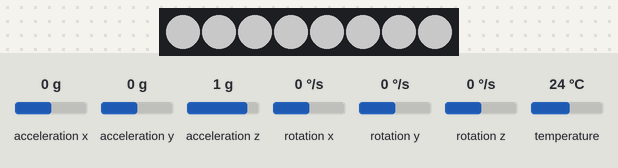
A sketch run on a simulated Arduino Uno, built with avr-gcc and run on an emulated ATmega328P. Parts: 8 RGB LEDs in strip order, left to right. The test bench sets the inputs (shaded band); at power-on: temperature 24 °C, acceleration x 0 g, acceleration y 0 g, acceleration z 1 g, rotation x 0 °/s, rotation y 0 °/s, rotation z 0 °/s. Dim RGB values are drawn brighter than linear; the strip is taken to match the declared colour order.

Above: at 1.2 s.
1.3 s: temperature set to 12 °C
At 1.9 s:
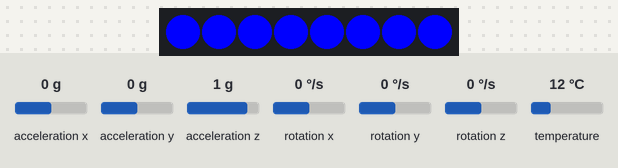
2.8 s: temperature set to 19 °C
At 4.0 s:
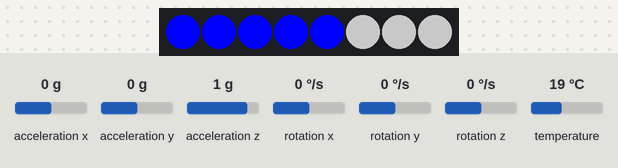
4.3 s: temperature set to 23.5 °C
At 5.4 s:
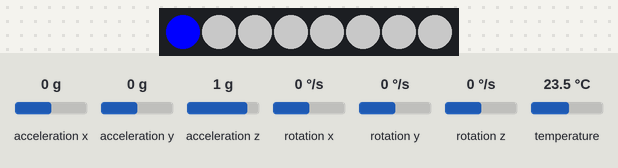
5.8 s: temperature set to 24.8 °C
At 6.5 s:
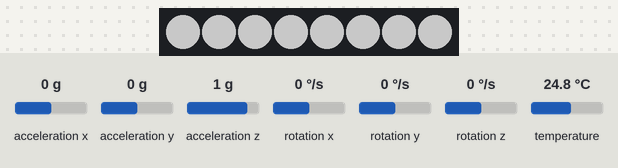
7.3 s: temperature set to 28 °C
At 7.6 s:
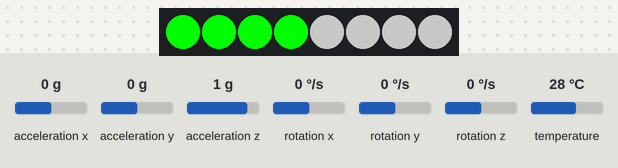
8.8 s: temperature set to 33 °C
At 10.0 s:
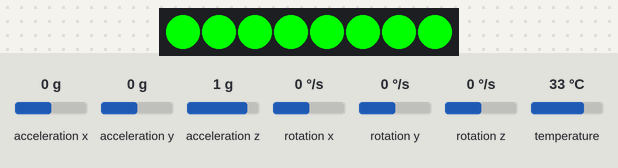
Timing chart, 0 to 11.3 s (numbered marks = the images above; inputs shaded):
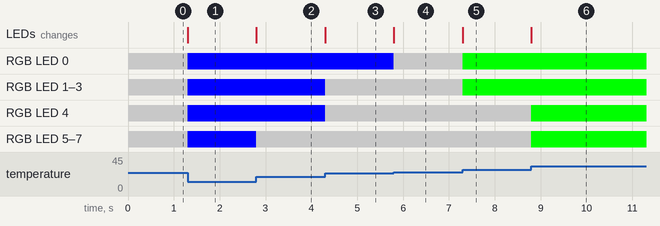

Measured:
- the behaviour switches between 23.9 and 24 °C on temperature (found by bisection; images 3 and 4)
- after the input at 1.3 s, RGB LED 0–7: RGB(100, 100, 100) → RGB(0, 0, 255) at once; the LEDs: change at once (image 1)
- after the input at 2.8 s, RGB LED 5–7: RGB(0, 0, 255) → RGB(100, 100, 100) at once; the LEDs: change at once (image 2)
- after the input at 4.3 s, RGB LED 1–4: RGB(0, 0, 255) → RGB(100, 100, 100) at once; the LEDs: change at once (image 3)
- after the input at 5.8 s, RGB LED 0: RGB(0, 0, 255) → RGB(100, 100, 100) at once; the LEDs: change at once (image 4)
- after the input at 7.3 s, RGB LED 0–3: RGB(100, 100, 100) → RGB(0, 255, 0) at once; the LEDs: change at once (image 5)
- after the input at 8.8 s, RGB LED 4–7: RGB(100, 100, 100) → RGB(0, 255, 0) at once; the LEDs: change at once (image 6)

The sketch:

v3.5.ino
```cpp
#include <MPU6050_tockn.h>
#include <Adafruit_NeoPixel.h>
// Variable declarations ====================================================================
int ledPin = 3, noOfLEDs = 8;
unsigned long prevMs = 0, hourLength = 3600000; // Timekeeping
int hour = 0;
int tempArray[24][7] = {24}; // Temperature array
int ledIndex = 0; // LED indexing
MPU6050 mpu(Wire); // Initialize MPU Chip
Adafruit_NeoPixel led(noOfLEDs, ledPin, NEO_RGB + NEO_KHZ400); // Initialize NeoPixel
// Setup ====================================================================================
void setup()
{
  Wire.begin();
  led.begin(); // Initialize RGB LEDs
  mpu.begin(); // Initialize MPU
}
// Main loop function =======================================================================
void loop()
{
  if (millis() - prevMs >= 1000) {mpu.update();} // Sensor update
  if (hour == 0) // Shift temp array right for new day
  {
    for (int i = 0; i < 24; i++)
    {
      for (int j = 0; j < 6; j++)
      {tempArray[i][j+1] = tempArray[i][j];}
    }
  }
  // Every hour: fill in temperature for said hour;
  if (millis() - prevMs >= hourLength) {tempArray[hour][0] = mpu.getTemp();}
  ledIndex = (int) mpu.getTemp() - averageTemperature(); // LED index calc
  constrain(ledIndex, 0, noOfLEDs-1);
  tempDisplay(); // Thermometer function
  // Temperature array input control : Hour & day incrementation
  if (millis() - prevMs >= hourLength)
  {
    hour++; prevMs = millis();
    if (hour == 24) {hour = 0;}
  }
}
// Subordinate Functions ====================================================================
float averageTemperature() // Average for current hour over week
{
  float avg, sum = 0;
  for (int i = 1; i < 7; i++) {sum += tempArray[hour][i];}
  avg = sum / 6;
  return avg;
}
void tempDisplay() // Main functionality
{
  if (ledIndex > 0)
  {
    for (int i = 0; i < abs(ledIndex); i++) {led.setPixelColor(i, 0, 255, 0);} // Red
    for (int i = abs(ledIndex); i < noOfLEDs; i++) {led.setPixelColor(i, 100, 100, 100);}
  }
  else if (ledIndex < 0)
  {
    for (int i = 0; i < abs(ledIndex); i++) {led.setPixelColor(i, 0, 0, 255);} // Blue
    for (int i = abs(ledIndex); i < noOfLEDs; i++) {led.setPixelColor(i, 100, 100, 100);}
  }
  else if (ledIndex == 0)
  {
    for (int i = 0; i < noOfLEDs; i++) {led.setPixelColor(i, 100, 100, 100);} // White
  }
  led.show();
}
```
